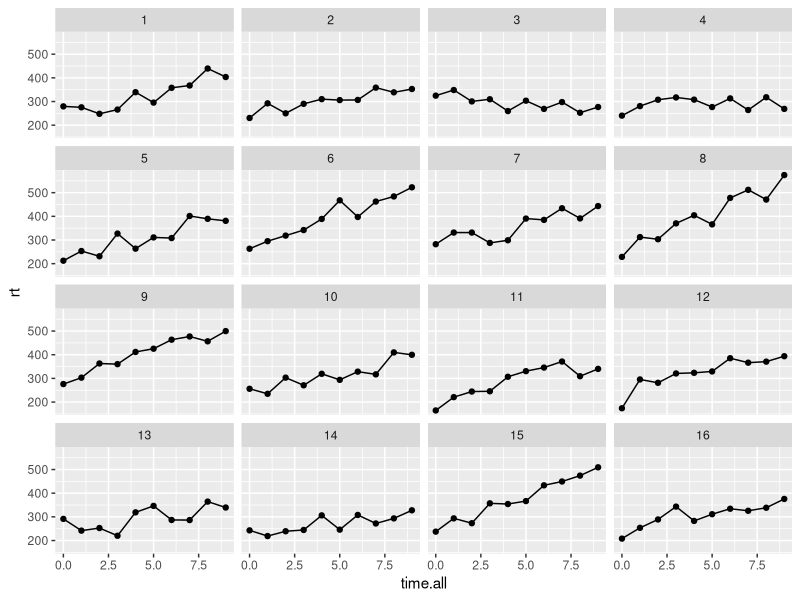

Reproduce this figure in R.
## ---- chunk 1
library(ggplot2)
library(lme4)
library(lmerTest)
library(MASS)

makeFakeSleepstudyData = function(nsub){
  time = 0:9
  rt = c() # This will be filled in via the loop
  time.all = rep(time, nsub)
  subid.all = as.factor(rep(1:nsub, each = length(time)))
  
  # Step 1:  Generate the beta_i's.  
  G = matrix(c(24^2, 0, 0, 10^2), nrow = 2)   ##!!! <- REMEMBER THESE NUMBERS!!!!
  int.mean = 251  ##!!! <- REMEMBER THESE NUMBERS TOO!!!!
  slope.mean = 10  ##!!! <- REMEMBER THESE NUMBERS TOO!!!!
  sub.ints.slopes = mvrnorm(nsub, c(int.mean, slope.mean), G)
  sub.ints = sub.ints.slopes[,1]
  time.slopes = sub.ints.slopes[,2]
  
  # Step 2:  Use the intercepts and slopes to generate RT data
  sigma = 30      ##!!! <- THIS IS THE LAST NUMBER TO REMEMBER!!!! (sorry for yelling)
  for (i in 1:nsub){
    rt.vec = sub.ints[i] + time.slopes[i]*time + rnorm(length(time), sd = sigma)
    rt = c(rt, rt.vec)
  }
  
  dat = data.frame(rt, time.all, subid.all)
  return(dat)
}
## ---- chunk 2
set.seed(10) # this ensures you get what I got here
dat = makeFakeSleepstudyData(16)
ggplot(data = dat, aes(x = time.all, y = rt)) +
  geom_line() + 
  geom_point() +
  facet_wrap(~subid.all)
## ---- chunk 3
mod = lmer(rt~time.all + (1+time.all |subid.all), dat)
cor = round(cov2cor(summary(mod)$varcor$subid), digits = 2)[1,2]
sds = round(sqrt(diag((summary(mod)$varcor$subid))), digits = 2)
betas = round(summary(mod)$coef[,1], digits = 2)
sigmaest = round(summary(mod)$sigma, digits =2)
## ---- chunk 4
summary(lmer(rt~time.all + (1+time.all |subid.all), dat))
## ---- chunk 5
bad.model = lmer(rt~time.all + (1 |subid.all), dat)
summary(bad.model)  
